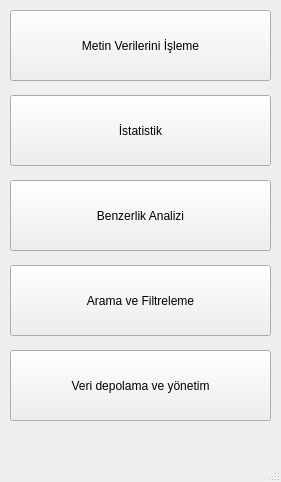
<?xml version="1.0" encoding="UTF-8"?>
<ui version="4.0">
 <class>MainWindow</class>
 <widget class="QMainWindow" name="MainWindow">
  <property name="geometry">
   <rect>
    <x>0</x>
    <y>0</y>
    <width>281</width>
    <height>482</height>
   </rect>
  </property>
  <property name="windowTitle">
   <string>Uygulama</string>
  </property>
  <widget class="QWidget" name="centralwidget">
   <widget class="QPushButton" name="pb1">
    <property name="geometry">
     <rect>
      <x>10</x>
      <y>10</y>
      <width>261</width>
      <height>71</height>
     </rect>
    </property>
    <property name="text">
     <string>Metin Verilerini İşleme</string>
    </property>
   </widget>
   <widget class="QPushButton" name="pb2">
    <property name="geometry">
     <rect>
      <x>10</x>
      <y>95</y>
      <width>261</width>
      <height>71</height>
     </rect>
    </property>
    <property name="text">
     <string>İstatistik</string>
    </property>
   </widget>
   <widget class="QPushButton" name="pb3">
    <property name="geometry">
     <rect>
      <x>10</x>
      <y>180</y>
      <width>261</width>
      <height>71</height>
     </rect>
    </property>
    <property name="text">
     <string>Benzerlik Analizi</string>
    </property>
   </widget>
   <widget class="QPushButton" name="pb4">
    <property name="geometry">
     <rect>
      <x>10</x>
      <y>265</y>
      <width>261</width>
      <height>71</height>
     </rect>
    </property>
    <property name="text">
     <string>Arama ve Filtreleme</string>
    </property>
   </widget>
   <widget class="QPushButton" name="pb5">
    <property name="geometry">
     <rect>
      <x>10</x>
      <y>350</y>
      <width>261</width>
      <height>71</height>
     </rect>
    </property>
    <property name="text">
     <string>Veri depolama ve yönetim</string>
    </property>
   </widget>
  </widget>
  <widget class="QMenuBar" name="menubar">
   <property name="geometry">
    <rect>
     <x>0</x>
     <y>0</y>
     <width>281</width>
     <height>26</height>
    </rect>
   </property>
  </widget>
  <widget class="QStatusBar" name="statusbar"/>
 </widget>
 <resources/>
 <connections/>
</ui>
